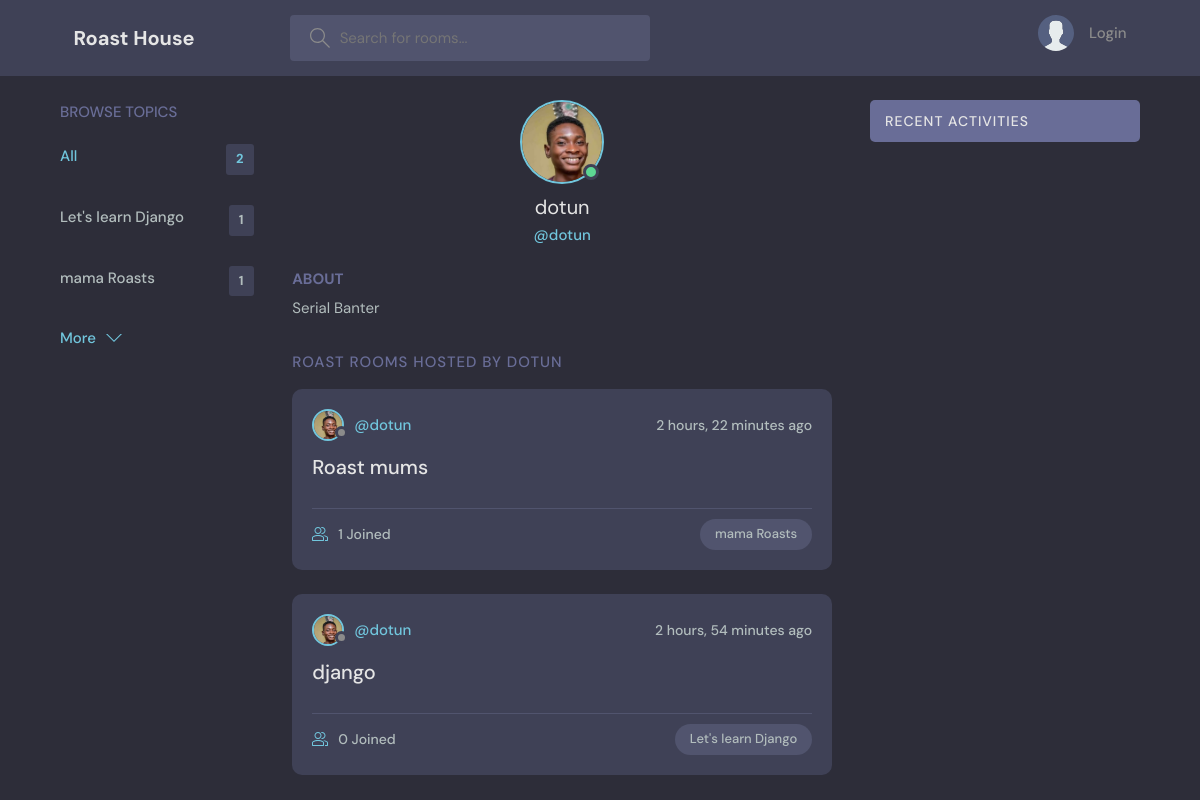
Page /profile/1/ on the committed database.
### base/models.py (models this page shows, shortened)
class Topic(models.Model):
    name = models.CharField(max_length=200)

class User(AbstractUser):
    name = models.CharField(max_length=200, null=True)
    email = models.EmailField(null=True, unique=True)
    username = models.CharField(max_length=200, null=True)
    bio = models.TextField(null=True)
    avatar = models.ImageField(null=True, default="avatar.svg")
    USERNAME_FIELD = 'email'
    REQUIRED_FIELDS = ['name', 'username']

class Room(models.Model):
    host = models.ForeignKey(User, on_delete=models.SET_NULL, null=True)
    topic = models.ForeignKey(Topic, on_delete=models.SET_NULL, null=True)
    name  = models.CharField(max_length=200)
    description = models.TextField(null=True, blank=True)
    participants = models.ManyToManyField(User, related_name='participants', blank=True)
    updated = models.DateTimeField(auto_now=True)
    created = models.DateTimeField(auto_now_add=True)
    class Meta:
        ordering = ['-updated', '-created']

### base/views.py (the view)
# urls.py: path('profile/<str:pk>/', views.userProfile, name='user-profile'),
def userProfile(request, pk):
    user = User.objects.get(id=pk)
    rooms = user.room_set.all()
    room_messages = user.messsage_set.all()
    topics = Topic.objects.all()
    context = {'user':user, 'rooms':rooms, 'room_messages':room_messages, 'topics':topics}
    return render(request, 'base/profile.html', context)

### base/templates/base/profile.html (shortened to what this page needs)
{% extends 'main.html' %} {% block content %}
<main class="profile-page layout layout--3">
  <div class="container">
    {% include 'base/topics_component.html' %}
    <div class="roomList">
      <div class="profile">
        <div class="profile__avatar">
          <div class="avatar avatar--large active">
            <img src="{{user.avatar.url}}" />
          </div>
        </div>
        <div class="profile__info">
          <h3>{{user.username}}</h3>
          <p>@{{user.username}}</p>
        </div>
        <div class="profile__about">
          <h3>About</h3>
          <p>{{user.bio}}</p>
        </div>
      </div>
      <div class="roomList__header">
        <div>
          <h2>Roast Rooms Hosted by {{user.username}}</h2>
        </div>
      </div>
      {% include 'base/feed_component.html' %}
    </div>
    {% include 'base/activity_component.html' %}
  </div>
</main>
{% endblock %}

### templates/main.html (shortened to what this page needs)
<!DOCTYPE html>
{% load static %}
<html lang="en">
  <head>
    <link rel="stylesheet" href="{% static 'styles/style.css' %}" />
  </head>
  <body>
    {% include 'navbar.html' %}  {% block content %} {% endblock %}
  </body>
</html>

### templates/navbar.html (shortened to what this page needs)
{% load static %}
<header class="header header--loggedIn">
  <div class="container">
    <a href="{% url 'home' %}" class="header__logo">
      <h1>Roast House</h1>
    </a>
    <form class="header__search" action="{% url 'home' %}" method="GET">
      <label>
        <input placeholder="Search for rooms..." type="text" name="q" />
      </label>
    </form>
    <nav class="header__menu">
      {% if request.user.is_authenticated %}
      <div class="header__user">
        <a href="{% url 'update-user' %}">
          <div class="avatar avatar--medium active">
            <img src="{{request.user.avatar.url}}" />
          </div>
          <p>
            {{request.user.username}} <span>@{{request.user.username}}</span>
          </p>
        </a>
        <button class="dropdown-button">
          <svg
            version="1.1"
            xmlns="http://www.w3.org/2000/svg"
            width="32"
            height="32"
            viewBox="0 0 32 32"
          >
            <title>chevron-down</title>
            <path d="M16 21l-13-13h-3l16 16 16-16h-3l-13 13z"></path>
          </svg>
        </button>
      </div>
      {% else %}
      <a href="{% url 'login' %}">
        <img src="{% static 'images/avatar.svg' %}" />
        <p>Login</p>
      </a>
      {% endif %}
    </nav>
  </div>
</header>

### base/templates/base/topics_component.html
<div class="topics">
  <div class="topics__header">
    <h2>Browse Topics</h2>
  </div>
  <ul class="topics__list">
    <li>
      <a href="{% url 'home' %}" class="active"
        >All <span>{{topics.count}}</span></a
      >
    </li>
    {% for topic in topics %}
    <li>
      <a href="{% url 'home' %}?q={{topic.name}}"
        >{{topic.name}}<span>{{topic.room_set.all.count}}</span></a
      >
    </li>
    {% endfor %}
  </ul>
  <a class="btn btn--link" href="{% url 'topics' %}">
    More
    <svg
      version="1.1"
      xmlns="http://www.w3.org/2000/svg"
      width="32"
      height="32"
      viewBox="0 0 32 32"
    >
      <title>chevron-down</title>
      <path d="M16 21l-13-13h-3l16 16 16-16h-3l-13 13z"></path>
    </svg>
  </a>
</div>

### base/templates/base/feed_component.html (shortened to what this page needs)
{% for room in rooms%}
<div class="roomListRoom">
  <div class="roomListRoom__header">
    {% if room.host.id %}
    <a
      href="{% url 'user-profile' room.host.id %}"
      class="roomListRoom__author"
    >
      <div class="avatar avatar--small">
        <img src="{{room.host.avatar.url}}" />
      </div>
      <span>@{{room.host.username}}</span>
    </a>
    {% else %}
    <span>No host available</span>
    {% endif %}
    <div class="roomListRoom__actions">
      <span>{{room.created|timesince}} ago</span>
    </div>
  </div>
  <div class="roomListRoom__content">
    <a href="{% url 'room' room.id %}">{{room.name}}</a>
  </div>
  <div class="roomListRoom__meta">
    <a href="{% url 'room' room.id %}" class="roomListRoom__joined">
      {{room.participants.all.count}} Joined
    </a>
    <p class="roomListRoom__topic">{{room.topic.name}}</p>
  </div>
</div>
{% endfor %}

### base/templates/base/activity_component.html (shortened to what this page needs)
<div class="activities">
  <div class="activities__header">
    <h2>Recent Activities</h2>
  </div>
</div>

### rows in the picture
Topic: name "Let's learn Django", room_set.all.count "1"
Topic: name "mama Roasts", room_set.all.count "1"
User: avatar (picture), username "dotun", bio "Serial Banter", username "DOTUN"
Room: host.avatar (picture), host.username "dotun", created "2 hours, 22 minutes", name "Roast mums", participants.all.count "1", topic.name "mama Roasts"
Room: host.avatar (picture), host.username "dotun", created "2 hours, 54 minutes", name "django", participants.all.count "0", topic.name "Let's learn Django"

### other values in the picture
{{ topics.count }} "2"
